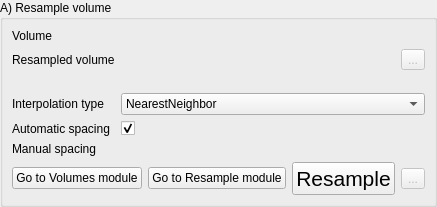
<?xml version="1.0" encoding="UTF-8"?>
<ui version="4.0">
 <class>ResampleWidget</class>
 <widget class="qMRMLWidget" name="ResampleWidget">
  <property name="geometry">
   <rect>
    <x>0</x>
    <y>0</y>
    <width>379</width>
    <height>207</height>
   </rect>
  </property>
  <property name="windowTitle">
   <string>ResampleWidget</string>
  </property>
  <layout class="QVBoxLayout" name="verticalLayout">
   <property name="margin">
    <number>0</number>
   </property>
   <item>
    <widget class="ctkCollapsibleGroupBox" name="ResampleCollapsibleGroupBox">
     <property name="sizePolicy">
      <sizepolicy hsizetype="Preferred" vsizetype="Minimum">
       <horstretch>0</horstretch>
       <verstretch>0</verstretch>
      </sizepolicy>
     </property>
     <property name="title">
      <string>A) Resample volume</string>
     </property>
     <property name="collapsedHeight">
      <number>5</number>
     </property>
     <layout class="QGridLayout" name="gridLayout_2">
      <item row="6" column="0" colspan="3">
       <layout class="QHBoxLayout" name="horizontalLayout_3">
        <item>
         <spacer name="horizontalSpacer_2">
          <property name="orientation">
           <enum>Qt::Horizontal</enum>
          </property>
          <property name="sizeHint" stdset="0">
           <size>
            <width>40</width>
            <height>20</height>
           </size>
          </property>
         </spacer>
        </item>
        <item>
         <widget class="QPushButton" name="ResampleGoToVolumesPushButton">
          <property name="text">
           <string>Go to Volumes module</string>
          </property>
          <property name="workflow" stdset="0">
           <stringlist>
            <string>2</string>
           </stringlist>
          </property>
         </widget>
        </item>
        <item>
         <widget class="QPushButton" name="ResampleGoToModulePushButton">
          <property name="toolTip">
           <string>Open the &quot;BrainsFit&quot; module</string>
          </property>
          <property name="text">
           <string>Go to Resample module</string>
          </property>
          <property name="workflow" stdset="0">
           <stringlist>
            <string>2</string>
           </stringlist>
          </property>
         </widget>
        </item>
        <item>
         <widget class="QPushButton" name="ResampleApplyPushButton">
          <property name="font">
           <font>
            <pointsize>16</pointsize>
           </font>
          </property>
          <property name="toolTip">
           <string>&lt;!DOCTYPE HTML PUBLIC &quot;-//W3C//DTD HTML 4.0//EN&quot; &quot;http://www.w3.org/TR/REC-html40/strict.dtd&quot;&gt;
&lt;html&gt;&lt;head&gt;&lt;meta name=&quot;qrichtext&quot; content=&quot;1&quot; /&gt;&lt;style type=&quot;text/css&quot;&gt;
p, li { white-space: pre-wrap; }
&lt;/style&gt;&lt;/head&gt;&lt;body style=&quot; font-family:'MS Shell Dlg 2'; font-size:8.25pt; font-weight:400; font-style:normal;&quot;&gt;
&lt;p style=&quot; margin-top:0px; margin-bottom:0px; margin-left:0px; margin-right:0px; -qt-block-indent:0; text-indent:0px;&quot;&gt;&lt;span style=&quot; font-size:8pt;&quot;&gt;Register image together&lt;/span&gt;&lt;/p&gt;
&lt;p style=&quot;-qt-paragraph-type:empty; margin-top:0px; margin-bottom:0px; margin-left:0px; margin-right:0px; -qt-block-indent:0; text-indent:0px; font-size:8pt;&quot;&gt;&lt;/p&gt;&lt;/body&gt;&lt;/html&gt;</string>
          </property>
          <property name="text">
           <string>Resample</string>
          </property>
          <property name="checkable">
           <bool>true</bool>
          </property>
         </widget>
        </item>
        <item>
         <widget class="QToolButton" name="ResampleSaveToolButton">
          <property name="enabled">
           <bool>false</bool>
          </property>
          <property name="toolTip">
           <string>Save the output image</string>
          </property>
          <property name="text">
           <string>...</string>
          </property>
          <property name="workflow" stdset="0">
           <stringlist>
            <string>0</string>
           </stringlist>
          </property>
         </widget>
        </item>
       </layout>
      </item>
      <item row="1" column="2">
       <widget class="QToolButton" name="ResampleOutputSaveToolButton">
        <property name="enabled">
         <bool>false</bool>
        </property>
        <property name="toolTip">
         <string>Save to file the output image</string>
        </property>
        <property name="text">
         <string>...</string>
        </property>
        <property name="workflow" stdset="0">
         <stringlist>
          <string>1</string>
          <string>2</string>
         </stringlist>
        </property>
       </widget>
      </item>
      <item row="1" column="1">
       <widget class="qMRMLNodeComboBox" name="ResampleOutputNodeComboBox">
        <property name="enabled">
         <bool>false</bool>
        </property>
        <property name="sizePolicy">
         <sizepolicy hsizetype="Expanding" vsizetype="Fixed">
          <horstretch>0</horstretch>
          <verstretch>0</verstretch>
         </sizepolicy>
        </property>
        <property name="toolTip">
         <string>Select the output image</string>
        </property>
        <property name="nodeTypes">
         <stringlist>
          <string>vtkMRMLScalarVolumeNode</string>
         </stringlist>
        </property>
        <property name="showHidden">
         <bool>true</bool>
        </property>
        <property name="baseName">
         <string/>
        </property>
        <property name="renameEnabled">
         <bool>true</bool>
        </property>
        <property name="workflow" stdset="0">
         <stringlist>
          <string>1</string>
          <string>2</string>
         </stringlist>
        </property>
       </widget>
      </item>
      <item row="1" column="0">
       <widget class="QLabel" name="ResampleOutputNodeLabel">
        <property name="sizePolicy">
         <sizepolicy hsizetype="Preferred" vsizetype="Minimum">
          <horstretch>0</horstretch>
          <verstretch>0</verstretch>
         </sizepolicy>
        </property>
        <property name="toolTip">
         <string>&lt;!DOCTYPE HTML PUBLIC &quot;-//W3C//DTD HTML 4.0//EN&quot; &quot;http://www.w3.org/TR/REC-html40/strict.dtd&quot;&gt;
&lt;html&gt;&lt;head&gt;&lt;meta name=&quot;qrichtext&quot; content=&quot;1&quot; /&gt;&lt;style type=&quot;text/css&quot;&gt;
p, li { white-space: pre-wrap; }
&lt;/style&gt;&lt;/head&gt;&lt;body style=&quot; font-family:'MS Shell Dlg 2'; font-size:8.25pt; font-weight:400; font-style:normal;&quot;&gt;
&lt;p style=&quot; margin-top:0px; margin-bottom:0px; margin-left:0px; margin-right:0px; -qt-block-indent:0; text-indent:0px;&quot;&gt;&lt;span style=&quot; font-size:8pt;&quot;&gt;Choose the &lt;/span&gt;&lt;span style=&quot; font-size:8pt; font-weight:600;&quot;&gt;Output skin model&lt;/span&gt;&lt;span style=&quot; font-size:8pt;&quot;&gt; here.&lt;/span&gt;&lt;/p&gt;&lt;/body&gt;&lt;/html&gt;</string>
        </property>
        <property name="text">
         <string>Resampled volume</string>
        </property>
        <property name="workflow" stdset="0">
         <stringlist>
          <string>1</string>
          <string>2</string>
          <string></string>
         </stringlist>
        </property>
       </widget>
      </item>
      <item row="0" column="1" colspan="2">
       <widget class="qMRMLNodeComboBox" name="ResampleInputNodeComboBox">
        <property name="sizePolicy">
         <sizepolicy hsizetype="Expanding" vsizetype="Fixed">
          <horstretch>0</horstretch>
          <verstretch>0</verstretch>
         </sizepolicy>
        </property>
        <property name="toolTip">
         <string>Select the fixed image</string>
        </property>
        <property name="nodeTypes">
         <stringlist>
          <string>vtkMRMLScalarVolumeNode</string>
         </stringlist>
        </property>
        <property name="baseName">
         <string>Fixed</string>
        </property>
        <property name="addEnabled">
         <bool>false</bool>
        </property>
        <property name="workflow" stdset="0">
         <stringlist>
          <string>2</string>
         </stringlist>
        </property>
       </widget>
      </item>
      <item row="3" column="0">
       <widget class="QLabel" name="ResampleInterpolationTypeLabel">
        <property name="text">
         <string>Interpolation type</string>
        </property>
        <property name="workflow" stdset="0">
         <stringlist>
          <string>2</string>
         </stringlist>
        </property>
       </widget>
      </item>
      <item row="3" column="1" colspan="2">
       <widget class="QComboBox" name="ResampleInterpolationTypeComboBox">
        <property name="enabled">
         <bool>true</bool>
        </property>
        <property name="currentIndex">
         <number>0</number>
        </property>
        <property name="workflow" stdset="0">
         <stringlist>
          <string>2</string>
         </stringlist>
        </property>
        <item>
         <property name="text">
          <string>NearestNeighbor</string>
         </property>
        </item>
        <item>
         <property name="text">
          <string>Linear</string>
         </property>
        </item>
        <item>
         <property name="text">
          <string>BSpline</string>
         </property>
        </item>
       </widget>
      </item>
      <item row="4" column="0">
       <widget class="QLabel" name="ResampleMakeIsotropicLabel">
        <property name="toolTip">
         <string>Use make isotropic option or not</string>
        </property>
        <property name="text">
         <string>Automatic spacing</string>
        </property>
        <property name="workflow" stdset="0">
         <stringlist>
          <string>2</string>
         </stringlist>
        </property>
       </widget>
      </item>
      <item row="4" column="1" colspan="2">
       <widget class="QCheckBox" name="ResampleMakeIsotropicCheckBox">
        <property name="text">
         <string/>
        </property>
        <property name="checked">
         <bool>true</bool>
        </property>
        <property name="workflow" stdset="0">
         <stringlist>
          <string>2</string>
         </stringlist>
        </property>
       </widget>
      </item>
      <item row="5" column="1" colspan="2">
       <widget class="ctkCoordinatesWidget" name="ResampleManualSpacingCoordinatesWidget">
        <property name="workflow" stdset="0">
         <stringlist>
          <string>2</string>
         </stringlist>
        </property>
       </widget>
      </item>
      <item row="5" column="0">
       <widget class="QLabel" name="ResampleManualSpacingLabel">
        <property name="text">
         <string>Manual spacing</string>
        </property>
        <property name="workflow" stdset="0">
         <stringlist>
          <string>2</string>
         </stringlist>
        </property>
       </widget>
      </item>
      <item row="2" column="1" colspan="2">
       <widget class="qMRMLNodeComboBox" name="ResampleHiddenOutputNodeComboBox">
        <property name="nodeTypes">
         <stringlist>
          <string>vtkMRMLScalarVolumeNode</string>
         </stringlist>
        </property>
       </widget>
      </item>
      <item row="0" column="0">
       <widget class="QLabel" name="ResampleInputNodeLabel">
        <property name="sizePolicy">
         <sizepolicy hsizetype="Preferred" vsizetype="Minimum">
          <horstretch>0</horstretch>
          <verstretch>0</verstretch>
         </sizepolicy>
        </property>
        <property name="text">
         <string>Volume</string>
        </property>
        <property name="workflow" stdset="0">
         <stringlist>
          <string>2</string>
         </stringlist>
        </property>
       </widget>
      </item>
     </layout>
    </widget>
   </item>
  </layout>
 </widget>
 <customwidgets>
  <customwidget>
   <class>ctkCollapsibleGroupBox</class>
   <extends>QGroupBox</extends>
   <header>ctkCollapsibleGroupBox.h</header>
   <container>1</container>
  </customwidget>
  <customwidget>
   <class>ctkCoordinatesWidget</class>
   <extends>QWidget</extends>
   <header>ctkCoordinatesWidget.h</header>
  </customwidget>
  <customwidget>
   <class>qMRMLNodeComboBox</class>
   <extends>QWidget</extends>
   <header>qMRMLNodeComboBox.h</header>
  </customwidget>
  <customwidget>
   <class>qMRMLWidget</class>
   <extends>QWidget</extends>
   <header>qMRMLWidget.h</header>
   <container>1</container>
  </customwidget>
 </customwidgets>
 <resources/>
 <connections>
  <connection>
   <sender>ResampleWidget</sender>
   <signal>mrmlSceneChanged(vtkMRMLScene*)</signal>
   <receiver>ResampleInputNodeComboBox</receiver>
   <slot>setMRMLScene(vtkMRMLScene*)</slot>
   <hints>
    <hint type="sourcelabel">
     <x>215</x>
     <y>112</y>
    </hint>
    <hint type="destinationlabel">
     <x>267</x>
     <y>32</y>
    </hint>
   </hints>
  </connection>
  <connection>
   <sender>ResampleWidget</sender>
   <signal>mrmlSceneChanged(vtkMRMLScene*)</signal>
   <receiver>ResampleOutputNodeComboBox</receiver>
   <slot>setMRMLScene(vtkMRMLScene*)</slot>
   <hints>
    <hint type="sourcelabel">
     <x>215</x>
     <y>112</y>
    </hint>
    <hint type="destinationlabel">
     <x>251</x>
     <y>58</y>
    </hint>
   </hints>
  </connection>
  <connection>
   <sender>ResampleOutputSaveToolButton</sender>
   <signal>clicked()</signal>
   <receiver>ResampleSaveToolButton</receiver>
   <slot>click()</slot>
   <hints>
    <hint type="sourcelabel">
     <x>408</x>
     <y>58</y>
    </hint>
    <hint type="destinationlabel">
     <x>407</x>
     <y>199</y>
    </hint>
   </hints>
  </connection>
  <connection>
   <sender>ResampleWidget</sender>
   <signal>mrmlSceneChanged(vtkMRMLScene*)</signal>
   <receiver>ResampleHiddenOutputNodeComboBox</receiver>
   <slot>setMRMLScene(vtkMRMLScene*)</slot>
   <hints>
    <hint type="sourcelabel">
     <x>189</x>
     <y>103</y>
    </hint>
    <hint type="destinationlabel">
     <x>236</x>
     <y>84</y>
    </hint>
   </hints>
  </connection>
 </connections>
</ui>
